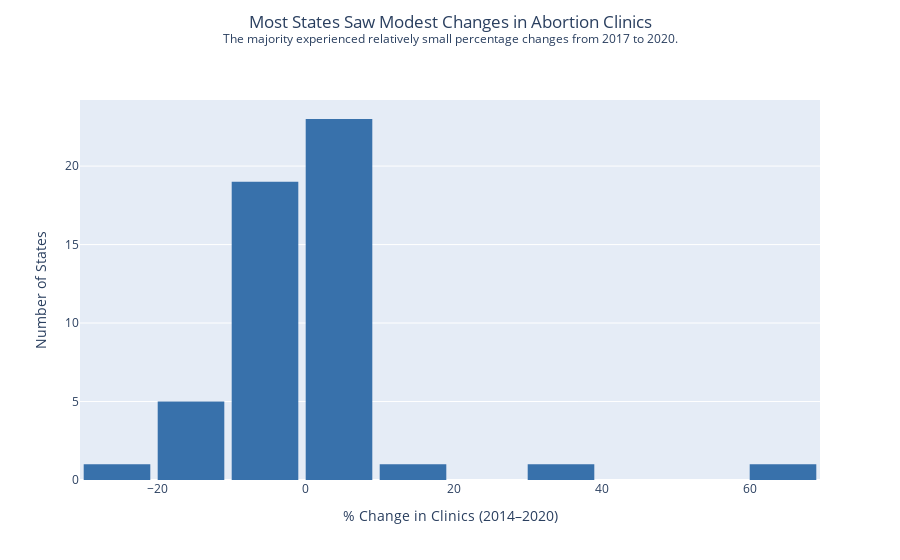

Notebook cell for this chart:
### Code cell
fig3 = px.histogram(
    changes_sorted,
    x='Percent Change',
    nbins=10,
    title="Most States Saw Modest Changes in Abortion Clinics",
    labels={'% change in the no. of abortion clinics, 2014-2020': '% Change in Clinics'},
    color_discrete_sequence=['#3871ab']
)

fig3.update_layout(
    title={
        'text': "Most States Saw Modest Changes in Abortion Clinics<br><sup>The majority experienced relatively small percentage changes from 2017 to 2020.</sup>",
        'y': 0.95,
        'x': 0.5,
        'xanchor': 'center'
    },
    xaxis_title='% Change in Clinics (2014–2020)',
    yaxis_title='Number of States',
    bargap=0.1
)

fig3.show()

### Figure 1 — Plotly figure (JSON) as saved in the notebook; plotly's stock layout.template omitted (floating-point values rounded to 4 significant figures)
{"data": [{"alignmentgroup": "True", "bingroup": "x", "hovertemplate": "Percent Change=%{x}<br>count=%{y}<extra></extra>", "legendgroup": "", "marker": {"color": "#3871ab", "pattern": {"shape": ""}}, "name": "", "nbinsx": 10, "offsetgroup": "", "orientation": "v", "showlegend": false, "type": "histogram", "x": [-29, -20, -20, -15, -14, -14, -8, -8, -8, -8, -6, -6, -4, -4, -3, -3, -2, -2, -2, -2, -1, -1, -1, -1, -1, 0, 0, 0, 0, 0, 0, 0, 0, 0, 0, 0, 0, 0, 0, 0, 0, 0, 0, 0, 0, 2, 2, 2, 13, 38, 63], "xaxis": "x", "yaxis": "y"}], "layout": {"bargap": 0.1, "barmode": "relative", "legend": {"tracegroupgap": 0}, "title": {"text": "Most States Saw Modest Changes in Abortion Clinics<br><sup>The majority experienced relatively small percentage changes from 2017 to 2020.</sup>", "x": 0.5, "xanchor": "center", "y": 0.95}, "xaxis": {"anchor": "y", "domain": [0, 1], "title": {"text": "% Change in Clinics (2014–2020)"}}, "yaxis": {"anchor": "x", "domain": [0, 1], "title": {"text": "Number of States"}}}}
